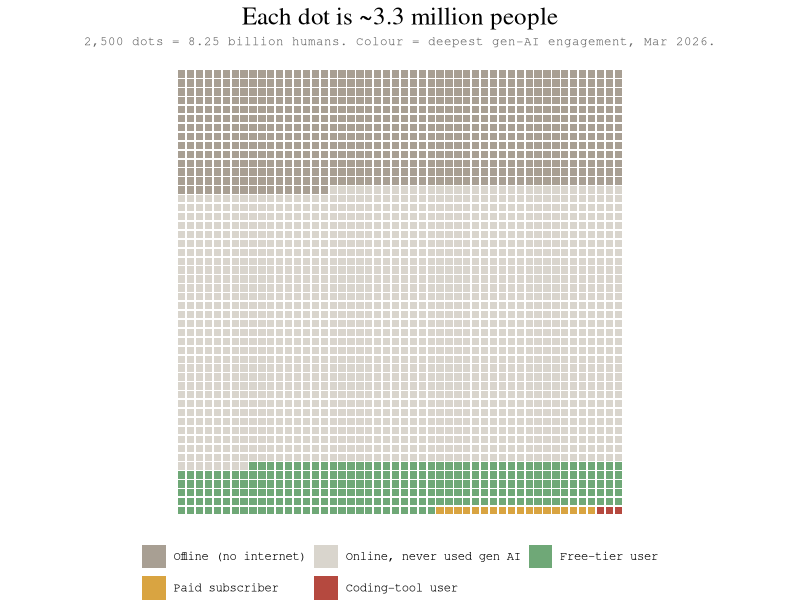

Write R code to recreate this figure. (Note: this script raises an error after producing the figure.)
# Regenerated "Each dot is ~N million people" waffle chart, 2023-2026
# Static (latest snapshot) + animated (gganimate) versions.
#
# Requires: tidyverse, gganimate, gifski (for gif rendering)
# Data: ai_adoption_timeseries.csv (tidy; value/low/high in millions)
#
# Categories are converted to mutually exclusive tiers per snapshot:
#   offline (no internet) | online, never used gen AI | free-tier user |
#   paid subscriber | coding-tool user
# Tiers are nested in reality (coding users mostly pay; paid users are users),
# so exclusive counts are formed by subtraction, as in the original chart.

library(tidyverse)
library(gganimate)

n_side <- 50L
n_dots <- n_side^2  # 2,500 dots, matching the original

df <- read_csv("ai_adoption_timeseries.csv", show_col_types = FALSE) |>
  select(snapshot_date, category, value_millions) |>
  pivot_wider(names_from = category, values_from = value_millions) |>
  mutate(
    coding  = coding_tool_users,
    paid    = pmax(paid_subscribers - coding_tool_users, 0),
    free    = pmax(genai_users_ever - paid_subscribers, 0),
    offline = offline_no_internet,
    never_online = world_population - genai_users_ever - offline_no_internet
  ) |>
  select(snapshot_date, world_population,
         offline, never_online, free, paid, coding) |>
  pivot_longer(-c(snapshot_date, world_population),
               names_to = "tier", values_to = "millions") |>
  mutate(tier = factor(
    tier,
    levels = c("offline", "never_online", "free", "paid", "coding"),
    labels = c("Offline (no internet)", "Online, never used gen AI",
               "Free-tier user", "Paid subscriber", "Coding-tool user")
  ))

# Largest-remainder rounding to exactly n_dots per snapshot,
# with a guaranteed minimum of 1 dot for any non-zero tier
# (the original chart made the same choice for the red block).
allocate_dots <- function(millions, total_millions, n = n_dots) {
  raw   <- millions / total_millions * n
  base  <- floor(raw)
  base  <- if_else(millions > 0 & base == 0, 1, base)
  short <- n - sum(base)
  rem   <- raw - floor(raw)
  order_idx <- order(rem, decreasing = TRUE)
  add <- integer(length(millions))
  if (short > 0) add[order_idx[seq_len(short)]] <- 1L
  if (short < 0) {
    # remove from the largest tier(s) if minimums overshot
    big <- order(base, decreasing = TRUE)
    add[big[seq_len(-short)]] <- -1L
  }
  base + add
}

grid <- df |>
  group_by(snapshot_date) |>
  mutate(dots = allocate_dots(millions, first(world_population))) |>
  reframe(tier = rep(tier, dots)) |>
  group_by(snapshot_date) |>
  mutate(idx = row_number() - 1L,
         col = idx %% n_side,
         row = idx %/% n_side) |>
  ungroup()

pal <- c(
  "Offline (no internet)"     = "#A89F93",
  "Online, never used gen AI" = "#D9D5CD",
  "Free-tier user"            = "#6FA877",
  "Paid subscriber"           = "#D9A441",
  "Coding-tool user"          = "#B5493F"
)

base_plot <- function(d) {
  ggplot(d, aes(col, -row, fill = tier)) +
    geom_tile(width = 0.82, height = 0.82) +
    scale_fill_manual(values = pal, name = NULL) +
    guides(fill = guide_legend(nrow = 2, byrow = TRUE)) +
    coord_equal() +
    theme_void(base_family = "mono") +
    theme(legend.position = "bottom",
          plot.title = element_text(family = "serif", size = 18, hjust = 0.5),
          plot.subtitle = element_text(size = 9, hjust = 0.5,
                                       colour = "grey40"))
}

# ---- Static: latest snapshot --------------------------------------------
latest <- max(grid$snapshot_date)
pop_latest <- df |> filter(snapshot_date == latest) |>
  pull(world_population) |> first()

p_static <- base_plot(filter(grid, snapshot_date == latest)) +
  labs(
    title = sprintf("Each dot is ~%.1f million people",
                    pop_latest / n_dots),
    subtitle = sprintf(
      "2,500 dots = %.2f billion humans. Colour = deepest gen-AI engagement, %s.",
      pop_latest / 1000, format(latest, "%b %Y"))
  )
ggsave("ai_adoption_waffle_latest.png", p_static,
       width = 7, height = 8, dpi = 200)

# ---- Animated: motion chart over all snapshots --------------------------
# group = idx pins each tile's identity to its grid position, so tiles
# stay fixed and crossfade colour as bands grow, rather than gganimate
# matching tiles by row order and sliding them around the canvas.
# The transition variable is a "Mon YYYY" label (chronological factor)
# so {closest_state} displays reader-friendly text directly.
grid <- grid |>
  mutate(state_label = factor(
    format(snapshot_date, "%b %Y"),
    levels = format(sort(unique(snapshot_date)), "%b %Y")
  ))

p_anim <- base_plot(grid) +
  aes(group = idx) +
  labs(title = "Each dot is ~3.3 million people",
       subtitle = "{closest_state}",
       caption = "Colour = deepest gen-AI engagement") +
  theme(plot.subtitle = element_text(family = "serif", size = 26,
                                     face = "bold", hjust = 0.5,
                                     colour = "grey20"),
        plot.caption = element_text(size = 9, hjust = 0.5,
                                    colour = "grey40")) +
  transition_states(state_label, transition_length = 2,
                    state_length = 3)

anim <- animate(p_anim, nframes = 140, fps = 12,
                width = 700, height = 800, renderer = gifski_renderer())
anim_save("ai_adoption_waffle_motion.gif", anim)
